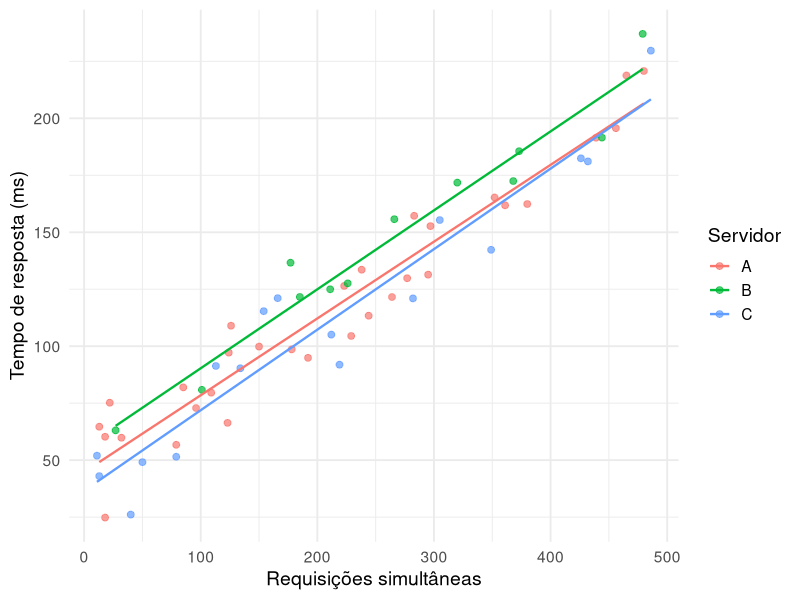
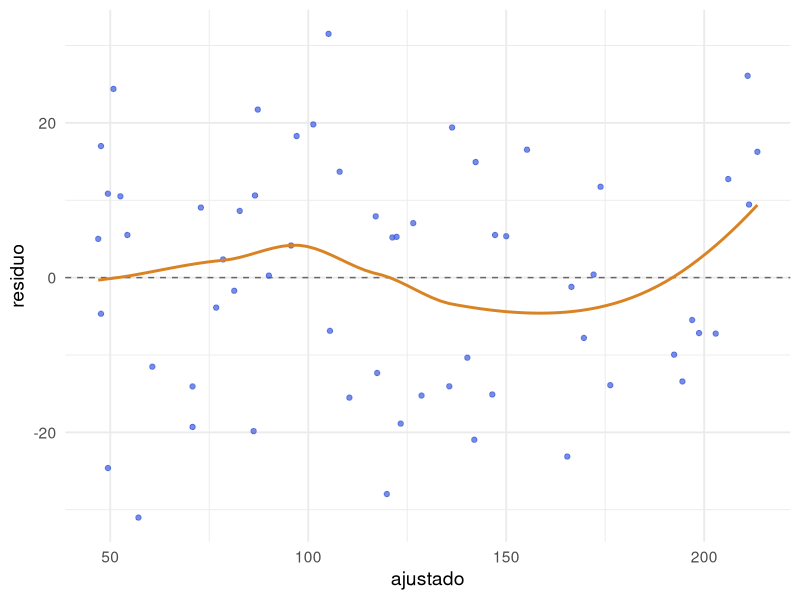

Here is the R script that generated these plots, in order:
## ---- chunk 1
options(html.tag.transform.rmarkdown = TRUE)
knitr::opts_chunk$set(echo = TRUE, warning = FALSE, message = FALSE, fig.retina = 2)
suppressPackageStartupMessages({
  library(tidyverse)
  library(kableExtra)
})
## ---- chunk 2
set.seed(2026)
n <- 60
dados_api <- tibble(
  id = 1:n,
  requisicoes = round(runif(n, 10, 500)),
  servidor = factor(sample(c("A", "B", "C"), n, replace = TRUE), levels = c("A", "B", "C"))
) %>%
  mutate(tempo_resposta = 42 + 0.35 * requisicoes +
           c(A = 0, B = 15, C = -8)[as.character(servidor)] + rnorm(n, 0, 12))
## ---- chunk 3
ggplot(dados_api, aes(x = requisicoes, y = tempo_resposta, color = servidor)) +
  geom_point(alpha = 0.7, size = 2) +
  geom_smooth(method = "lm", se = FALSE, linewidth = 0.8) +
  labs(x = "Requisições simultâneas", y = "Tempo de resposta (ms)", color = "Servidor") +
  theme_minimal(base_size = 14)
## ---- chunk 4
X <- model.matrix(~ requisicoes, data = dados_api)   # a matriz de delineamento, explícita
X[1:4, ]

Y <- dados_api$tempo_resposta
beta_hat <- solve(t(X) %*% X) %*% t(X) %*% Y
t(beta_hat)

coef(lm(tempo_resposta ~ requisicoes, data = dados_api))
## ---- chunk 5
contrastes_completos <- contrasts(dados_api$servidor, contrasts = FALSE)
X_sobre <- model.matrix(~ servidor, data = dados_api,
                         contrasts.arg = list(servidor = contrastes_completos))
X_sobre[1:4, ]
c(colunas = ncol(X_sobre), posto = qr(X_sobre)$rank)
## ---- chunk 6
mod_trat <- lm(tempo_resposta ~ servidor, data = dados_api)
mod_soma <- lm(tempo_resposta ~ servidor, data = dados_api,
                contrasts = list(servidor = "contr.sum"))

rbind(trat = coef(mod_trat), soma = coef(mod_soma))   # betas diferentes...
max(abs(fitted(mod_trat) - fitted(mod_soma)))          # ...ajustados identicos
## ---- chunk 7
mod_simples <- lm(tempo_resposta ~ requisicoes, data = dados_api)
e <- residuals(mod_simples)

c(soma_residuos = sum(e), produto_com_x = sum(e * dados_api$requisicoes))
## ---- chunk 8
tibble(ajustado = fitted(mod_simples), residuo = e) %>%
  ggplot(aes(x = ajustado, y = residuo)) +
  geom_hline(yintercept = 0, linetype = "dashed", color = "gray40") +
  geom_point(alpha = 0.7, color = "#3b5bdb") +
  geom_smooth(se = FALSE, method = "loess", formula = y ~ x, color = "#d98324") +
  theme_minimal(base_size = 14)
## ---- chunk 9
# lambda'beta = mu + alpha_A (média do servidor A), via a'Y
a <- as.numeric(dados_api$servidor == "A") / sum(dados_api$servidor == "A")
lambda_hat <- t(a) %*% dados_api$tempo_resposta

c(via_a_transposto_Y = as.numeric(lambda_hat),
  media_direta        = mean(dados_api$tempo_resposta[dados_api$servidor == "A"]))
## ---- chunk 10
A <- matrix(c(4,2,2, 2,2,0, 2,0,2), 3, 3, byrow = TRUE)
qr(A)$rank                       # posto 2 < 3

g_inv <- function(A, idx) {
  G <- matrix(0, nrow(A), ncol(A))
  G[idx, idx] <- t(solve(A[idx, idx]))
  G
}
G1 <- g_inv(A, c(2, 3))          # escolha 1
G2 <- g_inv(A, c(1, 2))          # escolha 2
c(G1_valida = all.equal(A %*% G1 %*% A, A),
  G2_valida = all.equal(A %*% G2 %*% A, A))
## ---- chunk 11
lam <- A[2, ]                     # combinacao das linhas de A => estimavel
rbind(`λ'G₁A` = lam %*% G1 %*% A,
      `λ'G₂A` = lam %*% G2 %*% A,
      `λ'`    = lam)
## ---- chunk 12
XtX <- t(X_sobre) %*% X_sobre     # deficiente em posto: 4 colunas, posto 3

svd_XtX <- svd(XtX)               # svd() devolve u, d (vetor) e v: XtX = u %*% diag(d) %*% t(v)
svd_XtX$d                         # 4o valor singular ~ 0 -> confirma posto 3

d_inv <- ifelse(svd_XtX$d > 1e-8, 1 / svd_XtX$d, 0)
XtX_svd  <- svd_XtX$v %*% diag(d_inv) %*% t(svd_XtX$u)   # A+ = V D+ U'
XtX_ginv <- MASS::ginv(XtX)                              # a "caixa-preta"

max(abs(XtX_svd - XtX_ginv))
